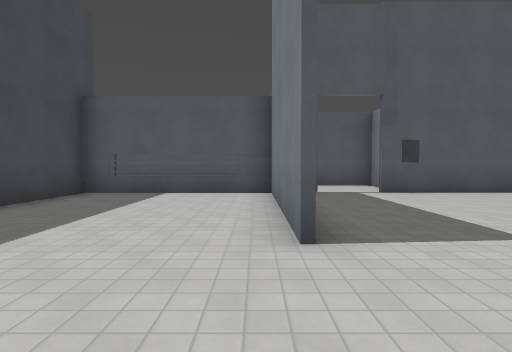
View 1 (above)

16 first-person views from a walk through a Godot game level. The camera is 1.4 m above the floor, tilts 2° down and sees 80° across. Doors that lead somewhere are drawn open, without their leaves. The floor is counted in squares, 2 m on a side. Each view is taken from the middle of a square. On the plan, view 1 faces up. The plan holds only what a view shows up to about 10 squares ahead; the rest is blank. The place goes on beyond the plan. Flat picture figures and markers are left out. Surface patterns are stand-ins for the level's own textures.

View 2
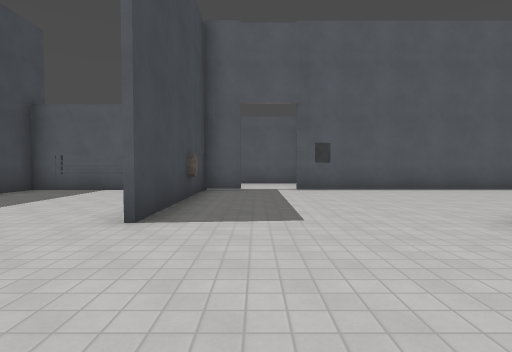

View 3
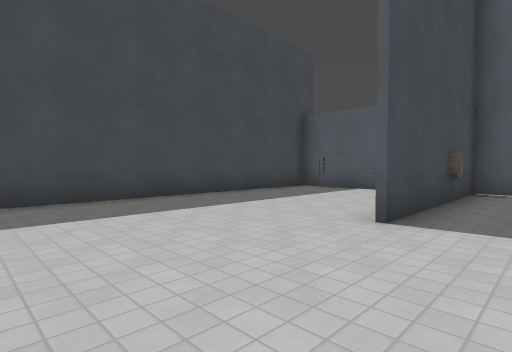

View 4
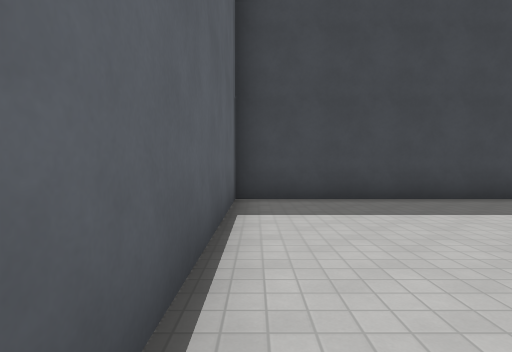

View 5
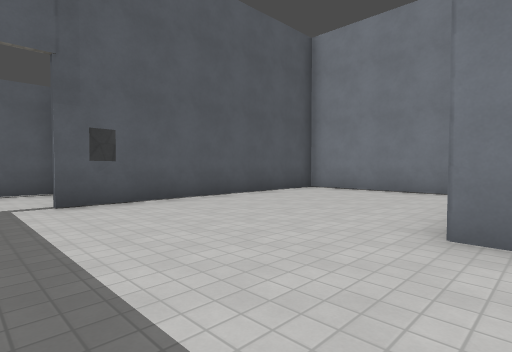

View 6
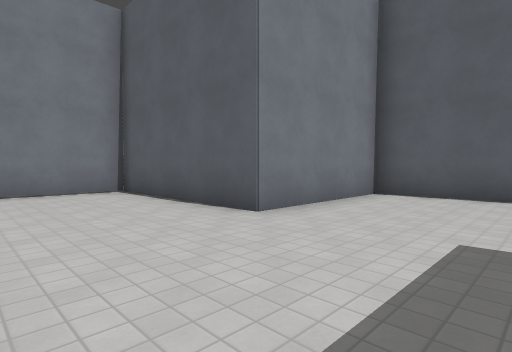

View 7
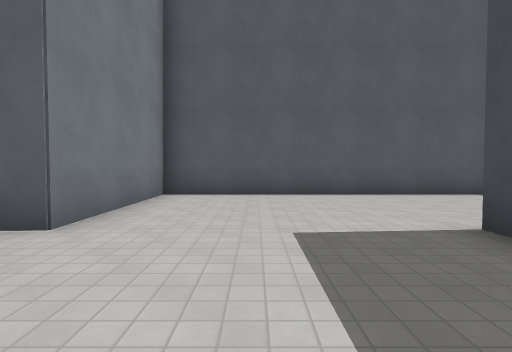

View 8
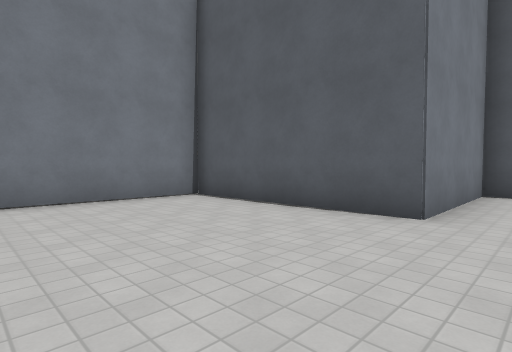

View 9
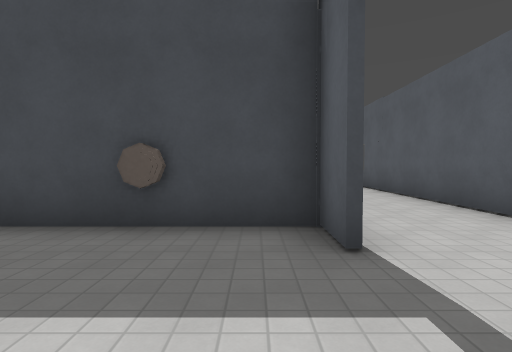

View 10
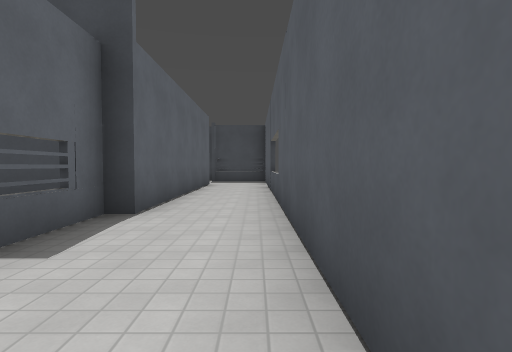

View 11
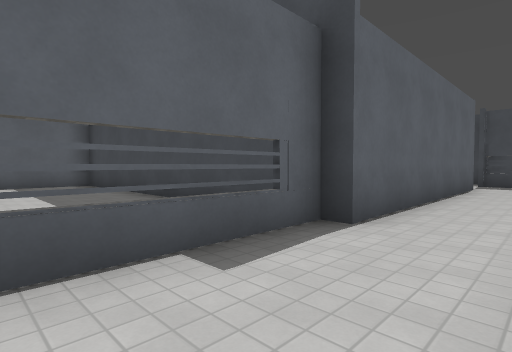

View 12
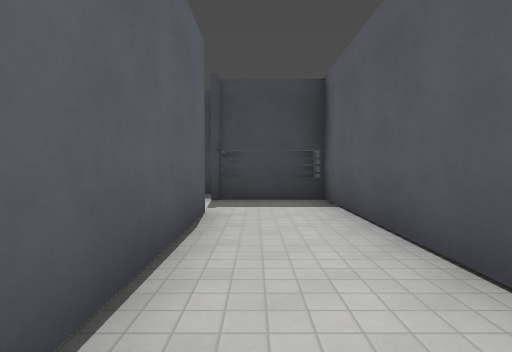

View 13
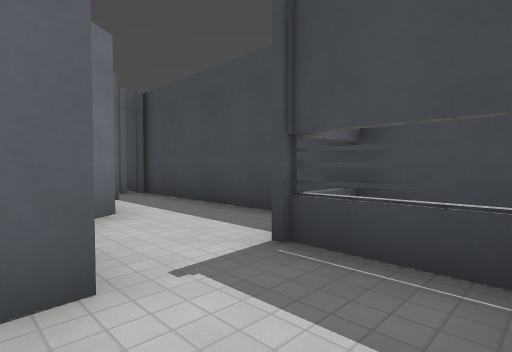

View 14
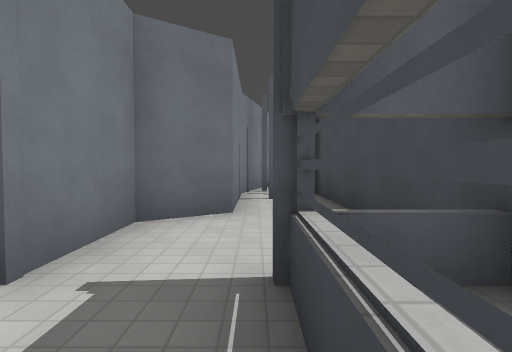

View 15
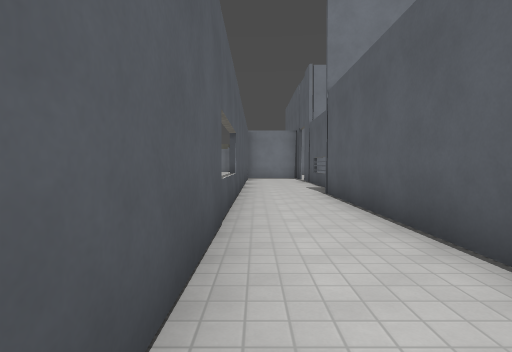

View 16
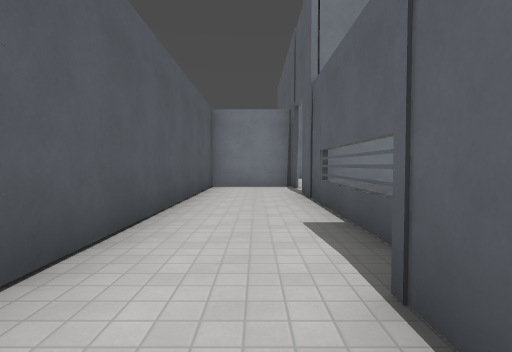

### Floor plan
Ten units are one square. View 1 is at (0, 0); x grows to the right and y downward. Boxes are objects, and circles mark ways between rooms. Rooms are numbered by the first view taken in them; rooms with no view inside come last. Other rooms are left out.
<svg viewBox="-150 -109 258 128">
<path fill="none" stroke="#000" d="M4 -26 4 -75M16 -77 -44 -77M5 -77 5 -26M-44 -82 -44 14 52 14 52 -27 103 -27 103 -77 31 -77M-44 -78 16 -78M-115 -82 -44 -82M32 -78 39 -78 39 -104 -132 -104 -132 -80M-145 -104 -145 -79M-145 -82 -130 -82M-127 -28 -127 -55 -115 -63 -115 -82M-145 -79 -145 -14M-132 -4 -126 -24"/>
<circle cx="25" cy="-80" r="3" fill="#2a7"/>
<circle cx="-125" cy="-80" r="3" fill="#2a7"/>
<text x="20" y="-30">1</text>
<text x="-50" y="-100">2</text>
<text x="-130" y="-50">3</text>
</svg>
Room 1 opens to room 2. Room 2 opens to room 3.

Where each view was taken, in squares from view 1:
view 1: 0 up, 0 right, facing up
view 2: 1 down, 2 right, facing up
view 3: 1 down, 2 right, facing up-left
view 4: 1 down, 2 right, facing left
view 5: 2 up, 2 right, facing up-right
view 6: 6 up, 2 right, facing down-right
view 7: 6 up, 3 right, facing down
view 8: 7 up, 4 right, facing down-right
view 9: 7 up, 4 right, facing left
view 10: 10 up, 0 right, facing left
view 11: 10 up, 1 left, facing down-left
view 12: 9 up, 7 left, facing left
view 13: 10 up, 11 left, facing down-left
view 14: 10 up, 13 left, facing down
view 15: 10 up, 12 left, facing right
view 16: 9 up, 6 left, facing right
